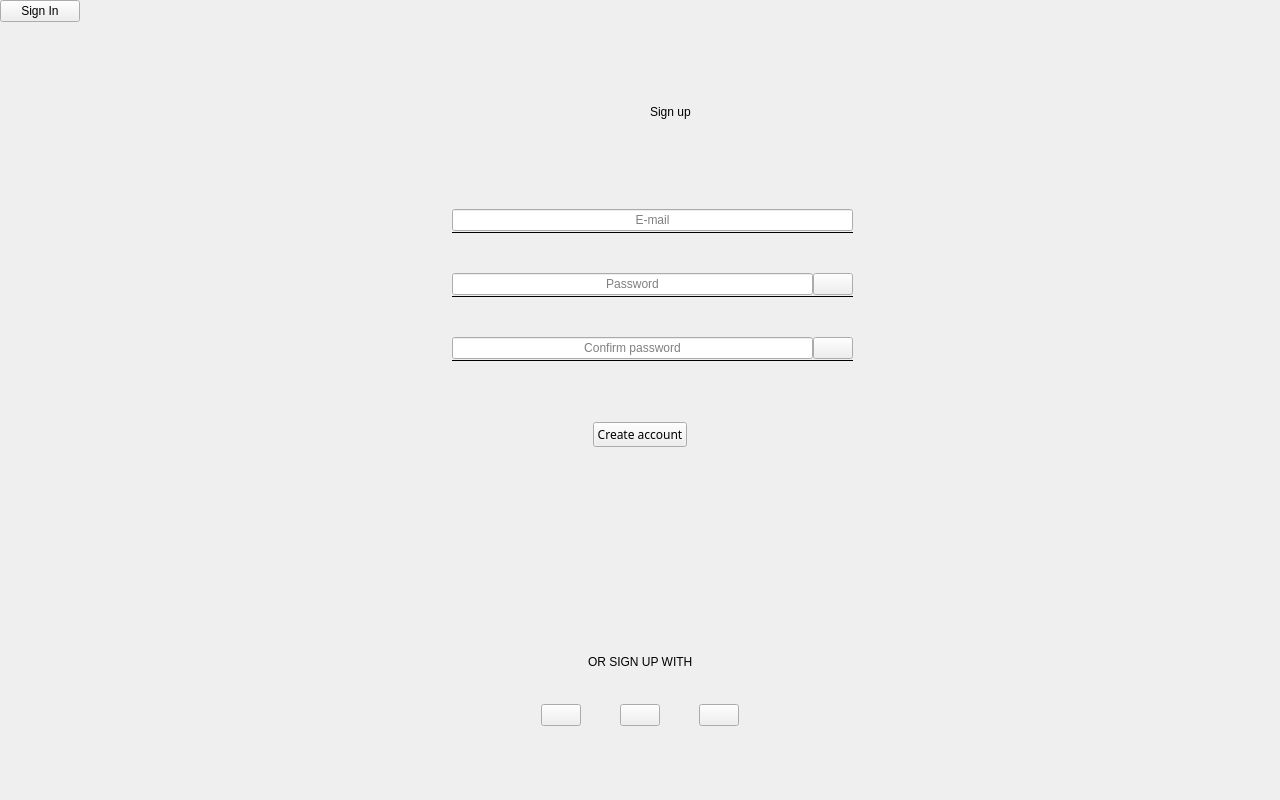
<?xml version="1.0" encoding="UTF-8"?>
<ui version="4.0">
 <class>SignUpBig</class>
 <widget class="QWidget" name="SignUpBig">
  <property name="geometry">
   <rect>
    <x>0</x>
    <y>0</y>
    <width>1280</width>
    <height>800</height>
   </rect>
  </property>
  <property name="windowTitle">
   <string>Form</string>
  </property>
  <layout class="QVBoxLayout" name="verticalLayout">
   <property name="spacing">
    <number>0</number>
   </property>
   <property name="leftMargin">
    <number>0</number>
   </property>
   <property name="topMargin">
    <number>0</number>
   </property>
   <property name="rightMargin">
    <number>0</number>
   </property>
   <property name="bottomMargin">
    <number>0</number>
   </property>
   <item>
    <layout class="QHBoxLayout" name="horizontalLayout_28">
     <property name="spacing">
      <number>0</number>
     </property>
     <item>
      <layout class="QVBoxLayout" name="verticalLayout_30">
       <property name="spacing">
        <number>0</number>
       </property>
       <item>
        <widget class="QPushButton" name="btBack">
         <property name="cursor">
          <cursorShape>PointingHandCursor</cursorShape>
         </property>
         <property name="focusPolicy">
          <enum>Qt::StrongFocus</enum>
         </property>
         <property name="autoFillBackground">
          <bool>false</bool>
         </property>
         <property name="text">
          <string>Sign In</string>
         </property>
         <property name="icon">
          <iconset resource="../resources/common/common.qrc">
           <normaloff>:/pics/back_icon.png</normaloff>:/pics/back_icon.png</iconset>
         </property>
         <property name="flat">
          <bool>false</bool>
         </property>
        </widget>
       </item>
       <item>
        <spacer name="verticalSpacer_25">
         <property name="orientation">
          <enum>Qt::Vertical</enum>
         </property>
         <property name="sizeType">
          <enum>QSizePolicy::Expanding</enum>
         </property>
         <property name="sizeHint" stdset="0">
          <size>
           <width>20</width>
           <height>20</height>
          </size>
         </property>
        </spacer>
       </item>
      </layout>
     </item>
     <item>
      <spacer name="horizontalSpacer_47">
       <property name="orientation">
        <enum>Qt::Horizontal</enum>
       </property>
       <property name="sizeType">
        <enum>QSizePolicy::Expanding</enum>
       </property>
       <property name="sizeHint" stdset="0">
        <size>
         <width>40</width>
         <height>20</height>
        </size>
       </property>
      </spacer>
     </item>
     <item>
      <layout class="QVBoxLayout" name="verticalLayout_20">
       <property name="spacing">
        <number>0</number>
       </property>
       <item>
        <spacer name="verticalSpacer_24">
         <property name="orientation">
          <enum>Qt::Vertical</enum>
         </property>
         <property name="sizeType">
          <enum>QSizePolicy::Fixed</enum>
         </property>
         <property name="sizeHint" stdset="0">
          <size>
           <width>20</width>
           <height>29</height>
          </size>
         </property>
        </spacer>
       </item>
       <item>
        <layout class="QVBoxLayout" name="verticalLayout_31">
         <item>
          <widget class="QLabel" name="lbTitle">
           <property name="text">
            <string>Sign up</string>
           </property>
          </widget>
         </item>
        </layout>
       </item>
      </layout>
     </item>
     <item>
      <spacer name="horizontalSpacer_48">
       <property name="orientation">
        <enum>Qt::Horizontal</enum>
       </property>
       <property name="sizeType">
        <enum>QSizePolicy::Expanding</enum>
       </property>
       <property name="sizeHint" stdset="0">
        <size>
         <width>40</width>
         <height>20</height>
        </size>
       </property>
      </spacer>
     </item>
     <item>
      <layout class="QVBoxLayout" name="verticalLayout_32">
       <property name="spacing">
        <number>0</number>
       </property>
       <item>
        <widget class="QWidget" name="wgBackSpacing" native="true"/>
       </item>
       <item>
        <spacer name="verticalSpacer_28">
         <property name="orientation">
          <enum>Qt::Vertical</enum>
         </property>
         <property name="sizeHint" stdset="0">
          <size>
           <width>20</width>
           <height>20</height>
          </size>
         </property>
        </spacer>
       </item>
      </layout>
     </item>
    </layout>
   </item>
   <item>
    <widget class="QLabel" name="lbMessage">
     <property name="text">
      <string/>
     </property>
     <property name="alignment">
      <set>Qt::AlignBottom|Qt::AlignHCenter</set>
     </property>
    </widget>
   </item>
   <item>
    <layout class="QHBoxLayout" name="horizontalLayout_14">
     <property name="spacing">
      <number>0</number>
     </property>
     <item>
      <spacer name="horizontalSpacer">
       <property name="orientation">
        <enum>Qt::Horizontal</enum>
       </property>
       <property name="sizeHint" stdset="0">
        <size>
         <width>40</width>
         <height>20</height>
        </size>
       </property>
      </spacer>
     </item>
     <item>
      <widget class="QWidget" name="wgEdits" native="true">
       <layout class="QVBoxLayout" name="verticalLayout_8">
        <property name="spacing">
         <number>39</number>
        </property>
        <property name="leftMargin">
         <number>0</number>
        </property>
        <property name="topMargin">
         <number>0</number>
        </property>
        <property name="rightMargin">
         <number>0</number>
        </property>
        <property name="bottomMargin">
         <number>0</number>
        </property>
        <item>
         <layout class="QHBoxLayout" name="horizontalLayout_3">
          <property name="spacing">
           <number>18</number>
          </property>
          <item>
           <widget class="QLabel" name="lblMail">
            <property name="sizePolicy">
             <sizepolicy hsizetype="Fixed" vsizetype="Fixed">
              <horstretch>0</horstretch>
              <verstretch>0</verstretch>
             </sizepolicy>
            </property>
            <property name="text">
             <string/>
            </property>
            <property name="scaledContents">
             <bool>true</bool>
            </property>
           </widget>
          </item>
          <item>
           <layout class="QVBoxLayout" name="verticalLayout_5">
            <property name="spacing">
             <number>0</number>
            </property>
            <item>
             <widget class="QLineEdit" name="edMail">
              <property name="text">
               <string/>
              </property>
              <property name="maxLength">
               <number>336</number>
              </property>
              <property name="alignment">
               <set>Qt::AlignCenter</set>
              </property>
              <property name="placeholderText">
               <string>E-mail</string>
              </property>
             </widget>
            </item>
            <item>
             <widget class="Line" name="lineMail">
              <property name="styleSheet">
               <string notr="true"/>
              </property>
              <property name="frameShadow">
               <enum>QFrame::Plain</enum>
              </property>
              <property name="midLineWidth">
               <number>1</number>
              </property>
              <property name="orientation">
               <enum>Qt::Horizontal</enum>
              </property>
             </widget>
            </item>
           </layout>
          </item>
         </layout>
        </item>
        <item>
         <layout class="QHBoxLayout" name="horizontalLayout_15">
          <property name="spacing">
           <number>18</number>
          </property>
          <item>
           <widget class="QLabel" name="lblPassword">
            <property name="sizePolicy">
             <sizepolicy hsizetype="Fixed" vsizetype="Fixed">
              <horstretch>0</horstretch>
              <verstretch>0</verstretch>
             </sizepolicy>
            </property>
            <property name="text">
             <string/>
            </property>
            <property name="scaledContents">
             <bool>true</bool>
            </property>
           </widget>
          </item>
          <item>
           <layout class="QVBoxLayout" name="verticalLayout_4">
            <property name="spacing">
             <number>0</number>
            </property>
            <item>
             <layout class="QHBoxLayout" name="horizontalLayout_5">
              <property name="spacing">
               <number>0</number>
              </property>
              <property name="topMargin">
               <number>0</number>
              </property>
              <item>
               <widget class="QLineEdit" name="edPassword">
                <property name="maxLength">
                 <number>336</number>
                </property>
                <property name="echoMode">
                 <enum>QLineEdit::Password</enum>
                </property>
                <property name="alignment">
                 <set>Qt::AlignCenter</set>
                </property>
                <property name="placeholderText">
                 <string>Password</string>
                </property>
               </widget>
              </item>
              <item>
               <widget class="QPushButton" name="btShow">
                <property name="maximumSize">
                 <size>
                  <width>44</width>
                  <height>44</height>
                 </size>
                </property>
                <property name="focusPolicy">
                 <enum>Qt::StrongFocus</enum>
                </property>
                <property name="autoFillBackground">
                 <bool>false</bool>
                </property>
                <property name="text">
                 <string/>
                </property>
                <property name="checkable">
                 <bool>true</bool>
                </property>
                <property name="flat">
                 <bool>false</bool>
                </property>
               </widget>
              </item>
             </layout>
            </item>
            <item>
             <widget class="Line" name="linePassword">
              <property name="styleSheet">
               <string notr="true"/>
              </property>
              <property name="frameShadow">
               <enum>QFrame::Plain</enum>
              </property>
              <property name="midLineWidth">
               <number>1</number>
              </property>
              <property name="orientation">
               <enum>Qt::Horizontal</enum>
              </property>
             </widget>
            </item>
           </layout>
          </item>
         </layout>
        </item>
        <item>
         <layout class="QHBoxLayout" name="horizontalLayout_2">
          <property name="spacing">
           <number>18</number>
          </property>
          <property name="topMargin">
           <number>0</number>
          </property>
          <item>
           <widget class="QLabel" name="lblConfPassword">
            <property name="sizePolicy">
             <sizepolicy hsizetype="Fixed" vsizetype="Fixed">
              <horstretch>0</horstretch>
              <verstretch>0</verstretch>
             </sizepolicy>
            </property>
            <property name="text">
             <string/>
            </property>
            <property name="scaledContents">
             <bool>true</bool>
            </property>
           </widget>
          </item>
          <item>
           <layout class="QVBoxLayout" name="verticalLayout_6">
            <property name="spacing">
             <number>0</number>
            </property>
            <property name="topMargin">
             <number>0</number>
            </property>
            <property name="rightMargin">
             <number>0</number>
            </property>
            <item>
             <layout class="QHBoxLayout" name="horizontalLayout_4">
              <property name="spacing">
               <number>0</number>
              </property>
              <property name="rightMargin">
               <number>0</number>
              </property>
              <item>
               <widget class="QLineEdit" name="edConfPassword">
                <property name="minimumSize">
                 <size>
                  <width>252</width>
                  <height>20</height>
                 </size>
                </property>
                <property name="inputMethodHints">
                 <set>Qt::ImhHiddenText|Qt::ImhNoAutoUppercase|Qt::ImhNoPredictiveText|Qt::ImhSensitiveData</set>
                </property>
                <property name="echoMode">
                 <enum>QLineEdit::Password</enum>
                </property>
                <property name="alignment">
                 <set>Qt::AlignCenter</set>
                </property>
                <property name="placeholderText">
                 <string>Confirm password</string>
                </property>
               </widget>
              </item>
              <item>
               <widget class="QPushButton" name="btConfShow">
                <property name="focusPolicy">
                 <enum>Qt::StrongFocus</enum>
                </property>
                <property name="text">
                 <string/>
                </property>
                <property name="checkable">
                 <bool>true</bool>
                </property>
                <property name="flat">
                 <bool>false</bool>
                </property>
               </widget>
              </item>
             </layout>
            </item>
            <item>
             <widget class="Line" name="lineConfPassword">
              <property name="frameShadow">
               <enum>QFrame::Plain</enum>
              </property>
              <property name="midLineWidth">
               <number>1</number>
              </property>
              <property name="orientation">
               <enum>Qt::Horizontal</enum>
              </property>
             </widget>
            </item>
           </layout>
          </item>
         </layout>
        </item>
       </layout>
      </widget>
     </item>
     <item>
      <spacer name="horizontalSpacer_2">
       <property name="orientation">
        <enum>Qt::Horizontal</enum>
       </property>
       <property name="sizeHint" stdset="0">
        <size>
         <width>40</width>
         <height>20</height>
        </size>
       </property>
      </spacer>
     </item>
    </layout>
   </item>
   <item>
    <spacer name="verticalSpacer">
     <property name="orientation">
      <enum>Qt::Vertical</enum>
     </property>
     <property name="sizeType">
      <enum>QSizePolicy::Fixed</enum>
     </property>
     <property name="sizeHint" stdset="0">
      <size>
       <width>20</width>
       <height>60</height>
      </size>
     </property>
    </spacer>
   </item>
   <item>
    <layout class="QHBoxLayout" name="horizontalLayout_22">
     <property name="topMargin">
      <number>0</number>
     </property>
     <item>
      <spacer name="horizontalSpacer_37">
       <property name="orientation">
        <enum>Qt::Horizontal</enum>
       </property>
       <property name="sizeType">
        <enum>QSizePolicy::Expanding</enum>
       </property>
       <property name="sizeHint" stdset="0">
        <size>
         <width>40</width>
         <height>20</height>
        </size>
       </property>
      </spacer>
     </item>
     <item>
      <widget class="QPushButton" name="btCreate">
       <property name="enabled">
        <bool>true</bool>
       </property>
       <property name="font">
        <font>
         <family>Regular</family>
         <weight>50</weight>
         <italic>false</italic>
         <bold>false</bold>
        </font>
       </property>
       <property name="focusPolicy">
        <enum>Qt::StrongFocus</enum>
       </property>
       <property name="text">
        <string>Create account</string>
       </property>
       <property name="flat">
        <bool>false</bool>
       </property>
      </widget>
     </item>
     <item>
      <spacer name="horizontalSpacer_38">
       <property name="orientation">
        <enum>Qt::Horizontal</enum>
       </property>
       <property name="sizeHint" stdset="0">
        <size>
         <width>40</width>
         <height>20</height>
        </size>
       </property>
      </spacer>
     </item>
    </layout>
   </item>
   <item>
    <spacer name="verticalSpacer_2">
     <property name="orientation">
      <enum>Qt::Vertical</enum>
     </property>
     <property name="sizeType">
      <enum>QSizePolicy::Expanding</enum>
     </property>
     <property name="sizeHint" stdset="0">
      <size>
       <width>20</width>
       <height>205</height>
      </size>
     </property>
    </spacer>
   </item>
   <item>
    <layout class="QHBoxLayout" name="horizontalLayout">
     <item>
      <spacer name="horizontalSpacer_5">
       <property name="orientation">
        <enum>Qt::Horizontal</enum>
       </property>
       <property name="sizeHint" stdset="0">
        <size>
         <width>40</width>
         <height>20</height>
        </size>
       </property>
      </spacer>
     </item>
     <item>
      <widget class="QLabel" name="lblSignUpWith">
       <property name="text">
        <string>OR SIGN UP WITH</string>
       </property>
      </widget>
     </item>
     <item>
      <spacer name="horizontalSpacer_6">
       <property name="orientation">
        <enum>Qt::Horizontal</enum>
       </property>
       <property name="sizeHint" stdset="0">
        <size>
         <width>40</width>
         <height>20</height>
        </size>
       </property>
      </spacer>
     </item>
    </layout>
   </item>
   <item>
    <spacer name="verticalSpacer_7">
     <property name="orientation">
      <enum>Qt::Vertical</enum>
     </property>
     <property name="sizeType">
      <enum>QSizePolicy::Fixed</enum>
     </property>
     <property name="sizeHint" stdset="0">
      <size>
       <width>20</width>
       <height>29</height>
      </size>
     </property>
    </spacer>
   </item>
   <item>
    <layout class="QHBoxLayout" name="horizontalLayout_6">
     <item>
      <spacer name="horizontalSpacer_55">
       <property name="orientation">
        <enum>Qt::Horizontal</enum>
       </property>
       <property name="sizeType">
        <enum>QSizePolicy::Expanding</enum>
       </property>
       <property name="sizeHint" stdset="0">
        <size>
         <width>40</width>
         <height>20</height>
        </size>
       </property>
      </spacer>
     </item>
     <item>
      <layout class="QHBoxLayout" name="horizontalLayout_7">
       <property name="spacing">
        <number>39</number>
       </property>
       <property name="rightMargin">
        <number>0</number>
       </property>
       <item>
        <widget class="QPushButton" name="btFacebook">
         <property name="sizePolicy">
          <sizepolicy hsizetype="Fixed" vsizetype="Fixed">
           <horstretch>0</horstretch>
           <verstretch>0</verstretch>
          </sizepolicy>
         </property>
         <property name="cursor">
          <cursorShape>PointingHandCursor</cursorShape>
         </property>
         <property name="focusPolicy">
          <enum>Qt::StrongFocus</enum>
         </property>
         <property name="text">
          <string/>
         </property>
         <property name="flat">
          <bool>false</bool>
         </property>
        </widget>
       </item>
       <item>
        <widget class="QPushButton" name="btTwitter">
         <property name="sizePolicy">
          <sizepolicy hsizetype="Fixed" vsizetype="Fixed">
           <horstretch>0</horstretch>
           <verstretch>0</verstretch>
          </sizepolicy>
         </property>
         <property name="cursor">
          <cursorShape>PointingHandCursor</cursorShape>
         </property>
         <property name="focusPolicy">
          <enum>Qt::StrongFocus</enum>
         </property>
         <property name="flat">
          <bool>false</bool>
         </property>
        </widget>
       </item>
       <item>
        <widget class="QPushButton" name="btGoogle">
         <property name="sizePolicy">
          <sizepolicy hsizetype="Fixed" vsizetype="Fixed">
           <horstretch>0</horstretch>
           <verstretch>0</verstretch>
          </sizepolicy>
         </property>
         <property name="cursor">
          <cursorShape>PointingHandCursor</cursorShape>
         </property>
         <property name="focusPolicy">
          <enum>Qt::StrongFocus</enum>
         </property>
         <property name="text">
          <string/>
         </property>
         <property name="flat">
          <bool>false</bool>
         </property>
        </widget>
       </item>
      </layout>
     </item>
     <item>
      <spacer name="horizontalSpacer_49">
       <property name="orientation">
        <enum>Qt::Horizontal</enum>
       </property>
       <property name="sizeType">
        <enum>QSizePolicy::Expanding</enum>
       </property>
       <property name="sizeHint" stdset="0">
        <size>
         <width>40</width>
         <height>28</height>
        </size>
       </property>
      </spacer>
     </item>
    </layout>
   </item>
   <item>
    <spacer name="verticalSpacer_5">
     <property name="orientation">
      <enum>Qt::Vertical</enum>
     </property>
     <property name="sizeType">
      <enum>QSizePolicy::Fixed</enum>
     </property>
     <property name="sizeHint" stdset="0">
      <size>
       <width>20</width>
       <height>71</height>
      </size>
     </property>
    </spacer>
   </item>
  </layout>
 </widget>
 <resources>
  <include location="../resources/common/common.qrc"/>
  <include location="../resources/common/common.qrc"/>
 </resources>
 <connections/>
</ui>
